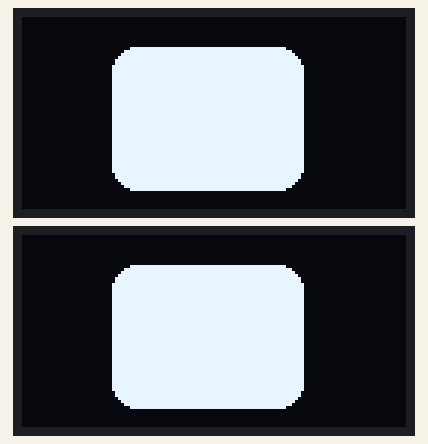
Bench run of a sketch on a simulated Arduino Uno, built with avr-gcc and run on an emulated ATmega328P. On the bench: 2 × 128×64 one-colour display.

Above: at 0.2 s.
At 4.23 s:
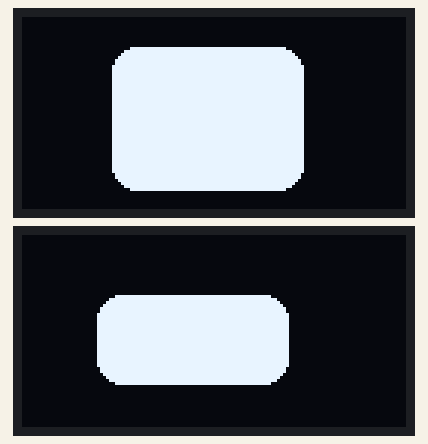

The sketch:

oled_eyes.ino
```cpp
#include <Wire.h>
#include <Adafruit_GFX.h>
#include <Adafruit_SSD1306.h>

#define SCREEN_WIDTH 128
#define SCREEN_HEIGHT 64

Adafruit_SSD1306 display1(SCREEN_WIDTH, SCREEN_HEIGHT, &Wire, -1); // Display 1, I2C address 0x3C
Adafruit_SSD1306 display2(SCREEN_WIDTH, SCREEN_HEIGHT, &Wire, -1); // Display 2, I2C address 0x3D

void setup() {
  Serial.begin(115200);
  Wire.begin();

  if (!display1.begin(SSD1306_SWITCHCAPVCC, 0x3C)) {
    Serial.println(F("Display 1 allocation failed"));
    while (1);
  }

  if (!display2.begin(SSD1306_SWITCHCAPVCC, 0x3D)) {
    Serial.println(F("Display 2 allocation failed"));
    while (1);
  }

}

void loop() {
  free_eyes();
  //look_around_eyes();
}

void free_eyes(int x0,int y0,int x1, int y1,int radius,bool display){
  if(display){
    display1.clearDisplay();
    display1.fillRoundRect(x0, y0, x1, y1, radius, WHITE);
    display1.setCursor(0, 0);
    display1.display();
  }
  else{
    display2.clearDisplay();
    display2.fillRoundRect(x0, y0, x1, y1, radius, WHITE);
    display2.setCursor(0, 0);
    display2.display();
  }
}

void free_eyes(){
  free_eyes(30, 10, 64, 48, 8,0);
  free_eyes(30, 10, 64, 48, 8,1);
  delay(4000);

  free_eyes(25, 20, 64, 30, 8,0);
  free_eyes(25, 20, 64, 30, 8,1);

  free_eyes(30, 20, 64, 0, 8,0);
  free_eyes(30, 20, 64, 0, 8,1);

  free_eyes(25, 20, 64, 30, 8,0);
  free_eyes(25, 20, 64, 30, 8,1);
}

void look_around_eyes() {
}
```

Measured:
- what the display in image 0 shows lasts 4.0 s, from 0.1 s to 4.1 s
